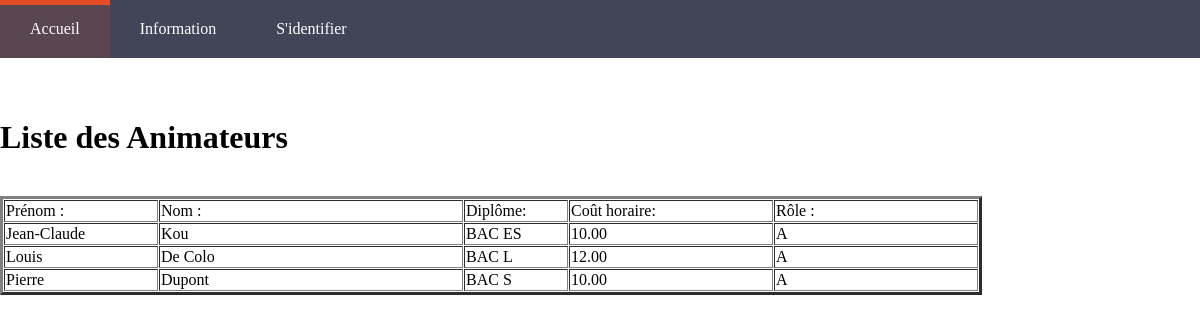
The page /MDS49-Final/index.php?uc=information&action=animateurs on the database its author committed.
### tables this page shows
CREATE TABLE IF NOT EXISTS INTERVENANT
 (
   IDINTERVENANT INTEGER NOT NULL AUTO_INCREMENT ,
   NOMINTERVENANT CHAR(32) NOT NULL  ,
   PRENOMINTERVENANT CHAR(32) NOT NULL  ,
   DIPLOME CHAR(32) NULL  ,
   COUTHORAIRE DECIMAL(10,2) NOT NULL  ,
   ROLESABIC CHAR(1) NOT NULL  
   , PRIMARY KEY (IDINTERVENANT) 
 );

### MDS49-Final/util/class.pdoMDS49.inc.php (called while the page is built, shortened)
<?php
class PdoMDS49
{
      	private static $serveur='mysql:host=db672809222.db.1and1.com';
      	private static $bdd='dbname=db672809222';
      	private static $user='dbo672809222' ;
      	private static $mdp='BMw1234*CEMP' ;
		private static $monPdo;
		private static $monPdoMDS49 = null;
	private function __construct()
	{
    		PdoMDS49::$monPdo = new PDO(PdoMDS49::$serveur.';'.PdoMDS49::$bdd, PdoMDS49::$user, PdoMDS49::$mdp);
			PdoMDS49::$monPdo->query("SET CHARACTER SET utf8");
	}
	public  static function getPdoMDS49()
	{
		if(PdoMDS49::$monPdoMDS49 == null)
		{
			PdoMDS49::$monPdoMDS49= new PdoMDS49();
		}
		return PdoMDS49::$monPdoMDS49;
	}
	public function getLesAnimateurs()
	{
		$req = "SELECT * FROM INTERVENANT WHERE ROLESABIC = 'A' ORDER BY IDINTERVENANT";
		$res = PdoMDS49::$monPdo->query($req);
		$lesAnimateurs = $res->fetchAll();
		return $lesAnimateurs;
	}
}
?>

### MDS49-Final/vues/v_animateur.php (the view, shortened to what this page needs)
<form action="index.php?uc=information&action=animateurs" method=post>
<p><H1>Liste des Animateurs</H1><br>
        <table border=3 cellspacing=1 >
            <tr>
            <td>Prénom :</td>
            <td>Nom :</td>
            <td>Diplôme:</td>
            <td>Coût horaire:</td>
            <td>Rôle :</td>
            </tr>
        <?php
        foreach( $lesAnimateurs as $unAnimateurs)
        {
            $prenom = $unAnimateurs['PRENOMINTERVENANT'];
            $nom = $unAnimateurs['NOMINTERVENANT'];
            $diplome = $unAnimateurs['DIPLOME'];
            $coutHoraire = $unAnimateurs['COUTHORAIRE'];
            $role = $unAnimateurs['ROLESABIC'];
            ?>
            <tr>
                <td width=150><?php echo $prenom ?></td>
                <td width=300><?php echo $nom ?></td>
                <td width=100><?php echo $diplome ?></td>
                <td width=200><?php echo $coutHoraire ?></td>
                <td width=200><?php echo $role ?></td>
            </tr>
            <?php
        }
        ?>
        </table>
    </form>

### MDS49-Final/util/style.css (style rules this page uses)
body { front-family: 'Source code pro', Calibri, serif; margin: 0px; padding: 0px; }
p { margin:20px; padding:10px; }

### rows shown on the page
intervenant: PRENOMINTERVENANT "Jean-Claude", NOMINTERVENANT "Kou", DIPLOME "BAC ES", COUTHORAIRE "10.00", ROLESABIC "A"
intervenant: PRENOMINTERVENANT "Louis", NOMINTERVENANT "De Colo", DIPLOME "BAC L", COUTHORAIRE "12.00", ROLESABIC "A"
intervenant: PRENOMINTERVENANT "Pierre", NOMINTERVENANT "Dupont", DIPLOME "BAC S", COUTHORAIRE "10.00", ROLESABIC "A"
